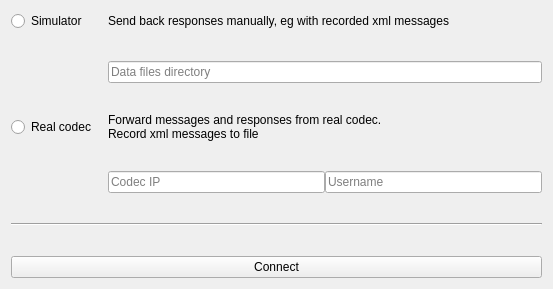
<?xml version="1.0" encoding="UTF-8"?>
<ui version="4.0">
 <class>connectionDialog</class>
 <widget class="QWidget" name="connectionDialog">
  <property name="geometry">
   <rect>
    <x>0</x>
    <y>0</y>
    <width>553</width>
    <height>255</height>
   </rect>
  </property>
  <property name="windowTitle">
   <string>Form</string>
  </property>
  <layout class="QVBoxLayout" name="verticalLayout">
   <item>
    <layout class="QGridLayout" name="gridLayout">
     <property name="horizontalSpacing">
      <number>12</number>
     </property>
     <property name="verticalSpacing">
      <number>30</number>
     </property>
     <item row="0" column="0">
      <widget class="QRadioButton" name="radioSimulator">
       <property name="text">
        <string>Simulator</string>
       </property>
      </widget>
     </item>
     <item row="0" column="1">
      <widget class="QLabel" name="label">
       <property name="text">
        <string>Send back responses manually, eg with recorded xml messages</string>
       </property>
      </widget>
     </item>
     <item row="1" column="1">
      <widget class="QLineEdit" name="simulatorDirectory">
       <property name="placeholderText">
        <string>Data files directory</string>
       </property>
      </widget>
     </item>
     <item row="5" column="0">
      <widget class="QRadioButton" name="radioCodec">
       <property name="text">
        <string>Real codec</string>
       </property>
      </widget>
     </item>
     <item row="5" column="1">
      <widget class="QLabel" name="label_2">
       <property name="text">
        <string>Forward messages and responses from real codec. 
Record xml messages to file</string>
       </property>
      </widget>
     </item>
     <item row="6" column="1">
      <layout class="QHBoxLayout" name="codecDetails">
       <item>
        <widget class="QLineEdit" name="codecIp">
         <property name="text">
          <string/>
         </property>
         <property name="placeholderText">
          <string>Codec IP</string>
         </property>
        </widget>
       </item>
       <item>
        <widget class="QLineEdit" name="codecUsername">
         <property name="placeholderText">
          <string>Username</string>
         </property>
        </widget>
       </item>
      </layout>
     </item>
     <item row="7" column="0" colspan="2">
      <widget class="Line" name="line">
       <property name="orientation">
        <enum>Qt::Horizontal</enum>
       </property>
      </widget>
     </item>
     <item row="8" column="0" colspan="2">
      <widget class="QPushButton" name="connect">
       <property name="text">
        <string>Connect</string>
       </property>
      </widget>
     </item>
    </layout>
   </item>
  </layout>
 </widget>
 <resources/>
 <connections/>
</ui>
